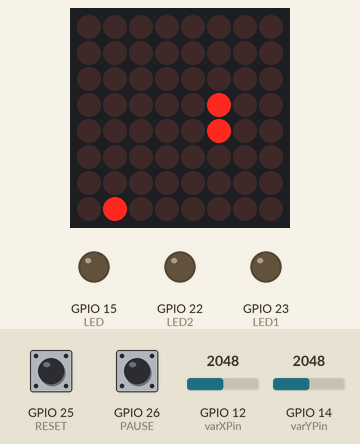
This sketch was run on a simulated ESP32. On the bench: 8×8 LED matrix, output pins drawn as LEDs (lit = HIGH). The inputs (shaded band) are chosen by the test bench; at power-on: GPIO 25 (RESET) HIGH, GPIO 12 (varXPin) = 2048, GPIO 14 (varYPin) = 2048, GPIO 26 (PAUSE) HIGH. Random numbers use the default seed unless the sketch sets one.

Above: at 1.2 s.
1.3 s: GPIO 25 (RESET) pulled LOW for 0.15 s
At 3.5 s:
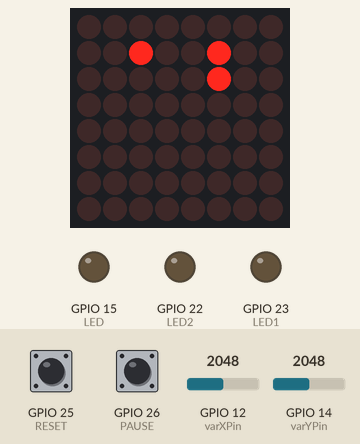
4.4 s: GPIO 12 (varXPin) set to 0
At 4.84 s:
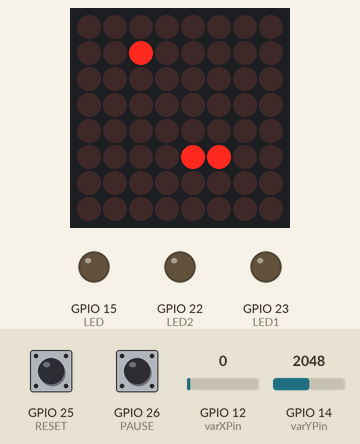
7.1 s: GPIO 14 (varYPin) set to 0
At 7.51 s:
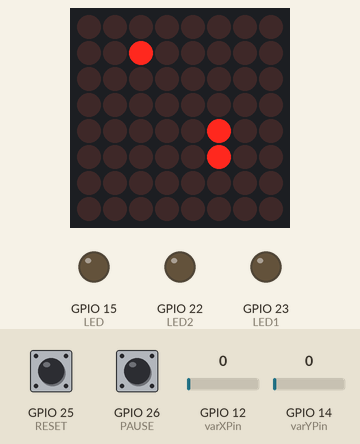
10.1 s: GPIO 12 (varXPin) set to 491
At 10.85 s:
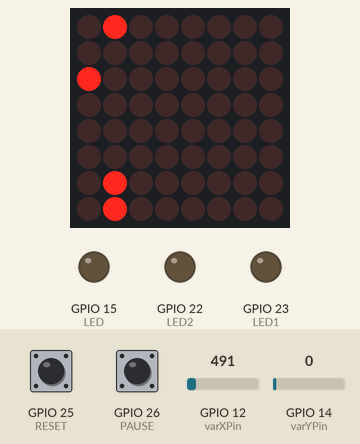
12.8 s: GPIO 25 (RESET) pulled LOW for 1 s
At 13.8 s:
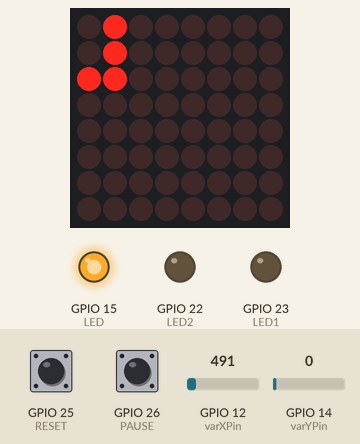
16.8 s: GPIO 25 (RESET) pulled LOW for 3.2 s
At 17.8 s:
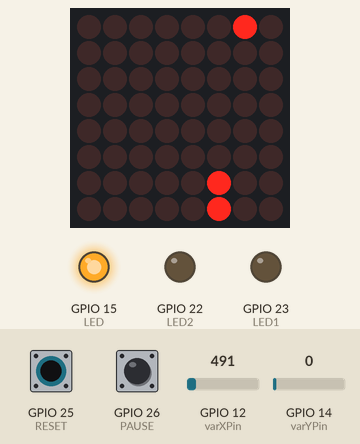
Timing chart, 0 to 22.8 s (numbered marks = the images above; inputs shaded):
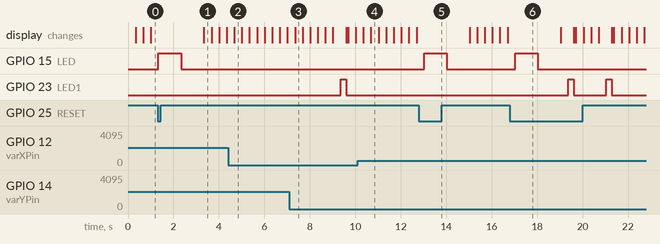

The sketch:

snake_game.ino
```cpp
#include <LedControl.h>

//Snake Structure
typedef struct Snake Snake;
struct Snake{
  int head[2];     // the (row, column) of the snake head
  int body[40][2]; //An array that contains the (row, column) coordinates
  int len;         //The length of the snake
  int dir[2];      //A direction to move the snake along
};

//Bait Structure
typedef struct Bait Bait;
struct Bait{
  int rPos; //The row index of the bait
  int cPos; //The column index of the bait
};

//LED Dot Matrix, Joystick, LED and Button
const int DIN =13;
const int CS =32;
const int CLK = 33;
LedControl lc = LedControl(DIN, CLK, CS,1);

const int varXPin = 12;  // Joystick X value
const int varYPin = 14;  // Joystick Y value

const int LED =15; //Snake is dead
const int PAUSE = 26;//STOP button
const int RESET =25; //RESET button
const int LED1 = 23; //Snake ate the bait
const int LED2 = 22; //Game is paused


byte pic[8] = {0,0,0,0,0,0,0,0};

Snake snake = {{1,5},{{0,5}, {1,5}}, 2, {1,0}};
Bait bait = {(int)random(0,8),(int)random(0,8)};


float oldTime = 0;
float timer = 0;
float updateRate = 3;

int reset_button_state;       // the current state of button
int reset_last_button_state;

int pause_button_state;       // the current state of button
int pause_last_button_state;

int i,j;//Counters
void setup() {
  lc.shutdown(0,false);
  /* Set the brightness to a medium values */
  lc.setIntensity(0,8);
  /* and clear the display */
  lc.clearDisplay(0);

  //Set Joystick Pins as INPUTs
  pinMode(varXPin, INPUT);
  pinMode(varYPin, INPUT);
  pinMode(LED, OUTPUT); // Snake is dead (RED LED)
  pinMode(LED1, OUTPUT); // Snake ate the bait (GREEN LED)
  pinMode(LED2, OUTPUT); // You paused the game (YELLOW LED)
  pinMode(RESET, INPUT_PULLUP); // Reset Button
  pinMode(PAUSE, INPUT_PULLUP); // Pause Button
}

void loop() {
  float deltaTime = calculateDeltaTime();
  timer += deltaTime;

  //Check For Inputs
  int xVal = analogRead(varXPin);
  int yVal = analogRead(varYPin);

  if(xVal==0 && snake.dir[1]==0){
    snake.dir[0] = 0;
    snake.dir[1] = -1;
  }else if(xVal==4095 && snake.dir[1]==0){
    snake.dir[0] = 0;
    snake.dir[1] = 1;
  }else if(yVal==0 && snake.dir[0]==0){
    snake.dir[0] = -1;
    snake.dir[1] = 0;
  }else if(yVal==4095 && snake.dir[0]==0){
    snake.dir[0] = 1;
    snake.dir[1] = 0;
  }


  if(timer > 1000/updateRate){
    timer = 0;
    Update();
  }


  Render();

}

float calculateDeltaTime(){
  float currentTime = millis();
  float dt = currentTime - oldTime;
  oldTime = currentTime;
  return dt;
}

void reset(){
  for(int j=0;j<8;j++){
    pic[j] = 0;
  }
}
void Update(){
  reset(); // Reset matrix

  int newHead[2] = {snake.head[0]+snake.dir[0], snake.head[1]+snake.dir[1]};

  //Handle Borders
  if(newHead[0]==8){
    newHead[0]=0;
  }else if(newHead[0]==-1){
    newHead[0] = 7;
  }else if(newHead[1]==8){
    newHead[1]=0;
  }else if(newHead[1]==-1){
    newHead[1]=7;
  }

  //Reset button
  reset_last_button_state = reset_button_state;  //save last button state
  reset_button_state = digitalRead(RESET); // new button state

  if(reset_last_button_state == HIGH && reset_button_state == LOW){
      //LED blinks once
      digitalWrite(LED,HIGH);
      delay(1000);
      digitalWrite(LED,LOW);

      delay(1000);
      snake = {{1,5},{{0,5}, {1,5}}, 2, {1,0}};//Reinitialize the snake object
      bait = {(int)random(0,8),(int)random(0,8)};//Reinitialize a bait object
      return;
  }

  //Pause button
  pause_last_button_state = pause_button_state;      // //save last button state
  pause_button_state = digitalRead(PAUSE); // new button state

  if(pause_last_button_state == HIGH && pause_button_state == LOW){
    static bool isPaused = false;
    isPaused = !isPaused;

    while (isPaused) {
      // loop for syopping the game
      delay(100);
        //LED blinks once
      digitalWrite(LED2,HIGH);
      // check the pause button
      pause_last_button_state = pause_button_state;
      pause_button_state = digitalRead(PAUSE);

      if (pause_last_button_state == HIGH && pause_button_state == LOW) {
        isPaused = !isPaused; // continiue
        digitalWrite(LED2,LOW);
            break; // exit loop
        }
    }
    return;
  }

  //Check If The Snake hits itself
   for(j=0;j<snake.len;j++){
    if(snake.body[j][0] == newHead[0] && snake.body[j][1] == newHead[1]){
      //LED blinks once
      digitalWrite(LED,HIGH);
      delay(1000);
      digitalWrite(LED,LOW);

      delay(1000);
      snake = {{1,5},{{0,5}, {1,5}}, 2, {1,0}};//Reinitialize the snake object
      bait = {(int)random(0,8),(int)random(0,8)};//Reinitialize bait object
      return;
    }
  }

  //Check if The snake ate the bait
  if(newHead[0] == bait.rPos && newHead[1] ==bait.cPos){
    digitalWrite(LED1,HIGH);
    delay(250);
    digitalWrite(LED1,LOW);
    snake.len = snake.len+1;
    bait.rPos = (int)random(0,8);
    bait.cPos = (int)random(0,8);

  }else{
    removeFirst();
  }

  snake.body[snake.len-1][0]= newHead[0];
  snake.body[snake.len-1][1]= newHead[1];

  snake.head[0] = newHead[0];
  snake.head[1] = newHead[1];

  //Update the pic Array to Display(snake and bait)
  for(j=0;j<snake.len;j++){
    pic[snake.body[j][0]] |= 128 >> snake.body[j][1];
  }
  pic[bait.rPos] |= 128 >> bait.cPos;

}

void Render(){

   for(i=0;i<8;i++){
    lc.setRow(0,i,pic[i]);
   }
}

void removeFirst(){
  for(j=1;j<snake.len;j++){
    snake.body[j-1][0] = snake.body[j][0];
    snake.body[j-1][1] = snake.body[j][1];
  }
}
```

Measured:
- after the input at 1.3 s, GPIO 15 (LED): LOW → HIGH at once, → LOW 1.0 s later
- after the input at 7.1 s, GPIO 23 (LED1): LOW → HIGH after 2.3 s, → LOW 0.25 s later
- after the input at 12.8 s, GPIO 15 (LED): LOW → HIGH after 0.23 s, → LOW 1.0 s later
- after the input at 16.8 s, GPIO 15 (LED): LOW → HIGH after 0.23 s, → LOW 1.0 s later; GPIO 23 (LED1): alternates HIGH for 0.25 s and LOW for 1.4 s, starting after 2.6 s
